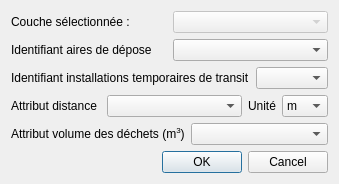
<?xml version="1.0" encoding="UTF-8"?>
<ui version="4.0">
 <class>Dialog</class>
 <widget class="QDialog" name="Dialog">
  <property name="geometry">
   <rect>
    <x>0</x>
    <y>0</y>
    <width>313</width>
    <height>183</height>
   </rect>
  </property>
  <property name="windowTitle">
   <string>Chemins entre zones de dépôt</string>
  </property>
  <layout class="QVBoxLayout" name="verticalLayout">
   <item>
    <layout class="QHBoxLayout" name="horizontalLayout">
     <item>
      <widget class="QLabel" name="label">
       <property name="text">
        <string>Couche sélectionnée :</string>
       </property>
      </widget>
     </item>
     <item>
      <widget class="QgsMapLayerComboBox" name="cheminLayer">
       <property name="enabled">
        <bool>false</bool>
       </property>
      </widget>
     </item>
    </layout>
   </item>
   <item>
    <layout class="QHBoxLayout" name="horizontalLayout_2">
     <item>
      <widget class="QLabel" name="label_2">
       <property name="text">
        <string>Identifiant aires de dépose</string>
       </property>
      </widget>
     </item>
     <item>
      <widget class="QgsFieldComboBox" name="idAdCBox"/>
     </item>
    </layout>
   </item>
   <item>
    <layout class="QHBoxLayout" name="horizontalLayout_3">
     <item>
      <widget class="QLabel" name="label_3">
       <property name="text">
        <string>Identifiant installations temporaires de transit</string>
       </property>
      </widget>
     </item>
     <item>
      <widget class="QgsFieldComboBox" name="idZstCBox"/>
     </item>
    </layout>
   </item>
   <item>
    <layout class="QHBoxLayout" name="horizontalLayout_5">
     <item>
      <widget class="QLabel" name="label_5">
       <property name="text">
        <string>Attribut distance </string>
       </property>
      </widget>
     </item>
     <item>
      <widget class="QgsFieldComboBox" name="distanceCBox">
       <property name="sizePolicy">
        <sizepolicy hsizetype="MinimumExpanding" vsizetype="Fixed">
         <horstretch>0</horstretch>
         <verstretch>0</verstretch>
        </sizepolicy>
       </property>
      </widget>
     </item>
     <item>
      <widget class="QLabel" name="label_6">
       <property name="text">
        <string>Unité</string>
       </property>
      </widget>
     </item>
     <item>
      <widget class="QComboBox" name="unitCBox">
       <item>
        <property name="text">
         <string>m</string>
        </property>
       </item>
       <item>
        <property name="text">
         <string>km</string>
        </property>
       </item>
      </widget>
     </item>
    </layout>
   </item>
   <item>
    <layout class="QHBoxLayout" name="horizontalLayout_4">
     <item>
      <widget class="QLabel" name="label_4">
       <property name="text">
        <string>&lt;html&gt;&lt;head/&gt;&lt;body&gt;&lt;p&gt;Attribut volume des déchets (m&lt;span style=&quot; vertical-align:super;&quot;&gt;3&lt;/span&gt;)&lt;/p&gt;&lt;/body&gt;&lt;/html&gt;</string>
       </property>
      </widget>
     </item>
     <item>
      <widget class="QgsFieldComboBox" name="volumeCBox"/>
     </item>
    </layout>
   </item>
   <item>
    <widget class="QDialogButtonBox" name="buttonBox">
     <property name="orientation">
      <enum>Qt::Horizontal</enum>
     </property>
     <property name="standardButtons">
      <set>QDialogButtonBox::Cancel|QDialogButtonBox::Ok</set>
     </property>
    </widget>
   </item>
  </layout>
 </widget>
 <customwidgets>
  <customwidget>
   <class>QgsFieldComboBox</class>
   <extends>QComboBox</extends>
   <header>qgsfieldcombobox.h</header>
  </customwidget>
  <customwidget>
   <class>QgsMapLayerComboBox</class>
   <extends>QComboBox</extends>
   <header>qgsmaplayercombobox.h</header>
  </customwidget>
 </customwidgets>
 <resources/>
 <connections>
  <connection>
   <sender>buttonBox</sender>
   <signal>accepted()</signal>
   <receiver>Dialog</receiver>
   <slot>accept()</slot>
   <hints>
    <hint type="sourcelabel">
     <x>227</x>
     <y>163</y>
    </hint>
    <hint type="destinationlabel">
     <x>157</x>
     <y>180</y>
    </hint>
   </hints>
  </connection>
  <connection>
   <sender>buttonBox</sender>
   <signal>rejected()</signal>
   <receiver>Dialog</receiver>
   <slot>reject()</slot>
   <hints>
    <hint type="sourcelabel">
     <x>295</x>
     <y>169</y>
    </hint>
    <hint type="destinationlabel">
     <x>286</x>
     <y>180</y>
    </hint>
   </hints>
  </connection>
  <connection>
   <sender>cheminLayer</sender>
   <signal>layerChanged(QgsMapLayer*)</signal>
   <receiver>idAdCBox</receiver>
   <slot>setLayer(QgsMapLayer*)</slot>
   <hints>
    <hint type="sourcelabel">
     <x>259</x>
     <y>22</y>
    </hint>
    <hint type="destinationlabel">
     <x>257</x>
     <y>44</y>
    </hint>
   </hints>
  </connection>
  <connection>
   <sender>cheminLayer</sender>
   <signal>layerChanged(QgsMapLayer*)</signal>
   <receiver>idZstCBox</receiver>
   <slot>setLayer(QgsMapLayer*)</slot>
   <hints>
    <hint type="sourcelabel">
     <x>276</x>
     <y>19</y>
    </hint>
    <hint type="destinationlabel">
     <x>293</x>
     <y>77</y>
    </hint>
   </hints>
  </connection>
  <connection>
   <sender>cheminLayer</sender>
   <signal>layerChanged(QgsMapLayer*)</signal>
   <receiver>distanceCBox</receiver>
   <slot>setLayer(QgsMapLayer*)</slot>
   <hints>
    <hint type="sourcelabel">
     <x>218</x>
     <y>22</y>
    </hint>
    <hint type="destinationlabel">
     <x>186</x>
     <y>99</y>
    </hint>
   </hints>
  </connection>
  <connection>
   <sender>cheminLayer</sender>
   <signal>layerChanged(QgsMapLayer*)</signal>
   <receiver>volumeCBox</receiver>
   <slot>setLayer(QgsMapLayer*)</slot>
   <hints>
    <hint type="sourcelabel">
     <x>214</x>
     <y>23</y>
    </hint>
    <hint type="destinationlabel">
     <x>218</x>
     <y>127</y>
    </hint>
   </hints>
  </connection>
 </connections>
</ui>
